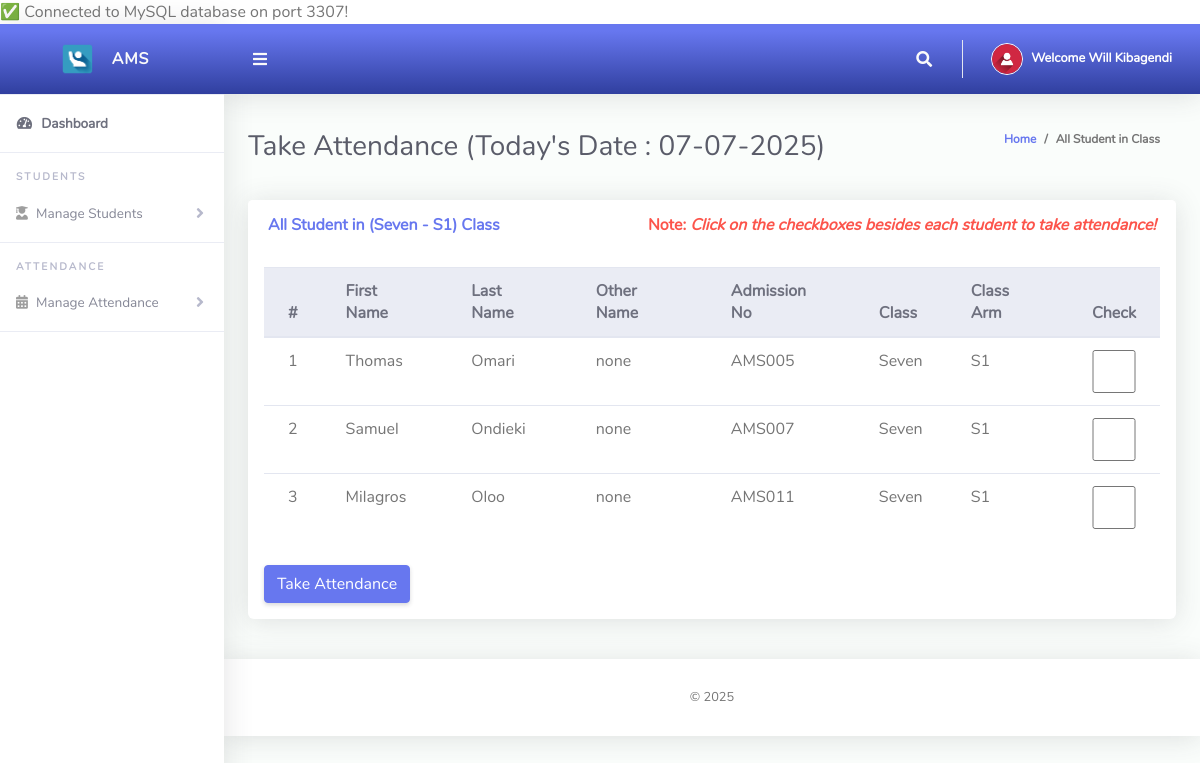
Page /ClassTeacher/takeAttendance.php (signed in) on the committed database.
### tables this page shows
CREATE TABLE `tblclassteacher` (
  `Id` int(10) NOT NULL,
  `firstName` varchar(255) NOT NULL,
  `lastName` varchar(255) NOT NULL,
  `emailAddress` varchar(255) NOT NULL,
  `password` varchar(255) NOT NULL,
  `phoneNo` varchar(50) NOT NULL,
  `classId` varchar(10) NOT NULL,
  `classArmId` varchar(10) NOT NULL,
  `dateCreated` varchar(50) NOT NULL
);

CREATE TABLE `tblstudents` (
  `Id` int(10) NOT NULL,
  `firstName` varchar(255) NOT NULL,
  `lastName` varchar(255) NOT NULL,
  `otherName` varchar(255) NOT NULL,
  `admissionNumber` varchar(255) NOT NULL,
  `password` varchar(50) NOT NULL,
  `classId` varchar(10) NOT NULL,
  `classArmId` varchar(10) NOT NULL,
  `dateCreated` varchar(50) NOT NULL
);

CREATE TABLE `tblclass` (
  `Id` int(10) NOT NULL,
  `className` varchar(255) NOT NULL
);

CREATE TABLE `tblclassarms` (
  `Id` int(10) NOT NULL,
  `classId` varchar(10) NOT NULL,
  `classArmName` varchar(255) NOT NULL,
  `isAssigned` varchar(10) NOT NULL
);

### ClassTeacher/takeAttendance.php (the view, shortened to what this page needs)
<?php
include '../Includes/dbcon.php';
    $query = "SELECT tblclass.className,tblclassarms.classArmName
    FROM tblclassteacher
    INNER JOIN tblclass ON tblclass.Id = tblclassteacher.classId
    INNER JOIN tblclassarms ON tblclassarms.Id = tblclassteacher.classArmId
    Where tblclassteacher.Id = '$_SESSION[userId]'";
    $rs = $conn->query($query);
    $rrw = $rs->fetch_assoc();
?>
<!DOCTYPE html>
<html lang="en">
<head>
  <link href="../vendor/fontawesome-free/css/all.min.css" rel="stylesheet" type="text/css">
  <link href="../vendor/bootstrap/css/bootstrap.min.css" rel="stylesheet" type="text/css">
  <link href="css/ruang-admin.min.css" rel="stylesheet">
</head>
<body id="page-top">
  <div id="wrapper">
      <?php include "Includes/sidebar.php";?>
    <div id="content-wrapper" class="d-flex flex-column">
      <div id="content">
       <?php include "Includes/topbar.php";?>
        <div class="container-fluid" id="container-wrapper">
          <div class="d-sm-flex align-items-center justify-content-between mb-4">
            <h1 class="h3 mb-0 text-gray-800">Take Attendance (Today's Date : <?php echo $todaysDate = date("m-d-Y");?>)</h1>
            <ol class="breadcrumb">
              <li class="breadcrumb-item"><a href="./">Home</a></li>
              <li class="breadcrumb-item active" aria-current="page">All Student in Class</li>
            </ol>
          </div>
          <div class="row">
            <div class="col-lg-12">
        <form method="post">
            <div class="row">
              <div class="col-lg-12">
              <div class="card mb-4">
                <div class="card-header py-3 d-flex flex-row align-items-center justify-content-between">
                  <h6 class="m-0 font-weight-bold text-primary">All Student in (<?php echo $rrw['className'].' - '.$rrw['classArmName'];?>) Class</h6>
                  <h6 class="m-0 font-weight-bold text-danger">Note: <i>Click on the checkboxes besides each student to take attendance!</i></h6>
                </div>
                <div class="table-responsive p-3">
                  <table class="table align-items-center table-flush table-hover">
                    <thead class="thead-light">
                      <tr>
                        <th>#</th>
                        <th>First Name</th>
                        <th>Last Name</th>
                        <th>Other Name</th>
                        <th>Admission No</th>
                        <th>Class</th>
                        <th>Class Arm</th>
                        <th>Check</th>
                      </tr>
                    </thead>
                    <tbody>
                  <?php
                      $query = "SELECT tblstudents.Id,tblstudents.admissionNumber,tblclass.className,tblclass.Id As classId,tblclassarms.classArmName,tblclassarms.Id AS classArmId,tblstudents.firstName,
                      tblstudents.lastName,tblstudents.otherName,tblstudents.admissionNumber,tblstudents.dateCreated
                      FROM tblstudents
                      INNER JOIN tblclass ON tblclass.Id = tblstudents.classId
                      INNER JOIN tblclassarms ON tblclassarms.Id = tblstudents.classArmId
                      where tblstudents.classId = '$_SESSION[classId]' and tblstudents.classArmId = '$_SESSION[classArmId]'";
                      $rs = $conn->query($query);
                      $num = $rs->num_rows;
                      $sn=0;
                      if($num > 0)
                      {
                        while ($rows = $rs->fetch_assoc())
                          {
                             $sn = $sn + 1;
                            echo"
                              <tr>
                                <td>".$sn."</td>
                                <td>".$rows['firstName']."</td>
                                <td>".$rows['lastName']."</td>
                                <td>".$rows['otherName']."</td>
                                <td>".$rows['admissionNumber']."</td>
                                <td>".$rows['className']."</td>
                                <td>".$rows['classArmName']."</td>
                                <td><input name='check[]' type='checkbox' value=".$rows['admissionNumber']." class='form-control'></td>
                              </tr>";
                          }
                      }
                      else
                      {
                           echo
                           "<div class='alert alert-danger' role='alert'>
                            No Record Found!
                            </div>";
                      }
                      ?>
                    </tbody>
                  </table>
                  <br>
                  <button type="submit" name="save" class="btn btn-primary">Take Attendance</button>
                  </form>
                </div>
              </div>
            </div>
            </div>
          </div>
        </div>
       <?php include "Includes/footer.php";?>
</body>
</html>

### Includes/dbcon.php (shortened to what this page needs)
<?php
$port = 3307;
echo "✅ Connected to MySQL database on port $port!";
?>

### ClassTeacher/Includes/sidebar.php (shortened to what this page needs)
<ul class="navbar-nav sidebar sidebar-light accordion" id="accordionSidebar">
     <a class="sidebar-brand d-flex align-items-center bg-gradient-primary justify-content-center" href="index.php">
       <div class="sidebar-brand-icon" >
         <img src="img/logo/attnlg.jpg">
       </div>
       <div class="sidebar-brand-text mx-3">AMS</div>
     </a>
     <hr class="sidebar-divider my-0">
     <li class="nav-item active">
       <a class="nav-link" href="index.php">
         <i class="fas fa-fw fa-tachometer-alt"></i>
         <span>Dashboard</span></a>
     </li>
     <hr class="sidebar-divider">
     <div class="sidebar-heading">
       Students
     </div>
      <li class="nav-item">
       <a class="nav-link collapsed" href="#" data-toggle="collapse" data-target="#collapseBootstrap2"
         aria-expanded="true" aria-controls="collapseBootstrap2">
         <i class="fas fa-user-graduate"></i>
         <span>Manage Students</span>
       </a>
     </li>
     <hr class="sidebar-divider">
     <div class="sidebar-heading">
     Attendance
     </div>
      <li class="nav-item">
       <a class="nav-link collapsed" href="#" data-toggle="collapse" data-target="#collapseBootstrapcon"
         aria-expanded="true" aria-controls="collapseBootstrapcon">
         <i class="fa fa-calendar-alt"></i>
         <span>Manage Attendance</span>
       </a>
     </li>
     <hr class="sidebar-divider">
   </ul>

### ClassTeacher/Includes/topbar.php (shortened to what this page needs)
<?php
  $query = "SELECT * FROM tblclassteacher WHERE Id = ".$_SESSION['userId']."";
  $rs = $conn->query($query);
  $rows = $rs->fetch_assoc();
  $fullName = $rows['firstName']." ".$rows['lastName'];;
?>
<nav class="navbar navbar-expand navbar-light bg-gradient-primary topbar mb-4 static-top">
          <button id="sidebarToggleTop" class="btn btn-link rounded-circle mr-3">
            <i class="fa fa-bars"></i>
          </button>
          <ul class="navbar-nav ml-auto">
            <li class="nav-item dropdown no-arrow">
              <a class="nav-link dropdown-toggle" href="#" id="searchDropdown" role="button" data-toggle="dropdown"
                aria-haspopup="true" aria-expanded="false">
                <i class="fas fa-search fa-fw"></i>
              </a>
            </li>
            <li class="nav-item dropdown no-arrow">
              <a class="nav-link dropdown-toggle" href="#" id="userDropdown" role="button" data-toggle="dropdown"
                aria-haspopup="true" aria-expanded="false">
                <img class="img-profile rounded-circle" src="img/user-icn.png" style="max-width: 60px">
                <span class="ml-2 d-none d-lg-inline text-white small"><b>Welcome <?php echo $fullName;?></b></span>
              </a>
            </li>
          </ul>
        </nav>

### ClassTeacher/Includes/footer.php
<footer class="sticky-footer bg-white">
        <div class="container my-auto">
          <div class="copyright text-center my-auto">
            <span> &copy; <script> document.write(new Date().getFullYear()); </script>
            </span>
          </div>
        </div>
      </footer>

### rows in the picture
tblclassteacher: fullName "Will Kibagendi"
tblstudents: firstName "Thomas", lastName "Omari", otherName "none", admissionNumber "AMS005", classId.className "Seven", classArmId.classArmName "S1"
tblstudents: firstName "Samuel", lastName "Ondieki", otherName "none", admissionNumber "AMS007", classId.className "Seven", classArmId.classArmName "S1"
tblstudents: firstName "Milagros", lastName "Oloo", otherName "none", admissionNumber "AMS011", classId.className "Seven", classArmId.classArmName "S1"

### other values in the picture
$port "3307"
$rrw['className'] "Seven"
$rrw['classArmName'] "S1"
